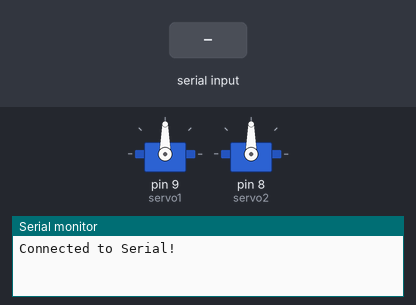
Bench run of a sketch on a simulated Arduino Uno, built with avr-gcc and run on an emulated ATmega328P. Shown: 2 × servo, the last lines printed to the serial monitor. The inputs (shaded band) are chosen by the test bench.

Above: at 1.2 s.
1.3 s: "90,45\n" received over Serial
At 1.7 s:
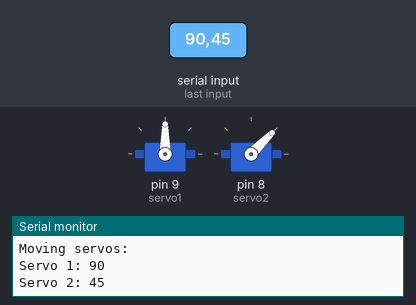
2.8 s: "30,150\n" received over Serial
At 4.0 s:
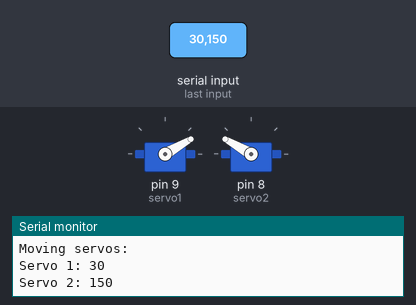
4.3 s: "5\n" received over Serial
At 5.2 s:
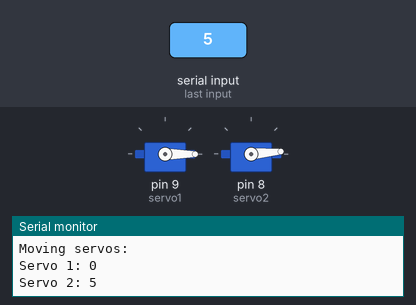
5.8 s: "90\n" received over Serial
At 6.4 s:
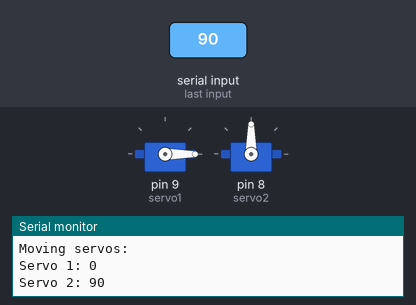
7.3 s: "200\n" received over Serial
At 8.7 s:
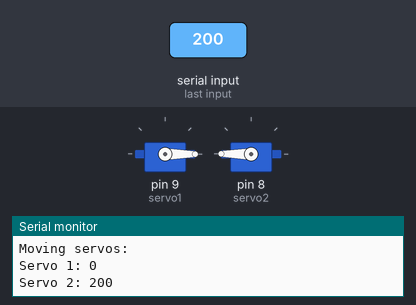
Timing chart, 0 to 9.8 s (numbered marks = the images above; inputs shaded):
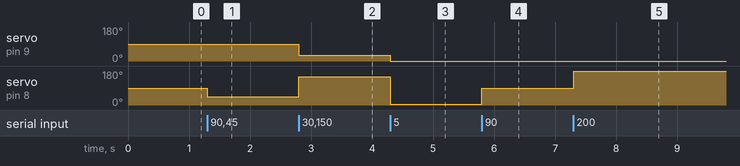

Measured:
- after the input at 1.3 s, servo on pin 8 (servo2): 90° → 45° at once
- after the input at 2.8 s, servo on pin 9 (servo1): 90° → 30° at once; servo on pin 8 (servo2): 45° → 150° at once
- after the input at 4.3 s, servo on pin 9 (servo1): 30° → 0° at once; servo on pin 8 (servo2): 150° → 5° at once
- after the input at 5.8 s, servo on pin 8 (servo2): 5° → 90° at once
- after the input at 7.3 s, servo on pin 8 (servo2): 90° → 180° at once

The sketch:

worm_bot.ino
```cpp
#include <SoftwareSerial.h>
#include <Servo.h>

Servo servo1;
Servo servo2;

// Setup our program variables.
char *tmp;

const int input_size = 10;
char input_byte;
char input_buffer[input_size];
int input_len = 0;
int input_index = 0;

// Get substring of a string using index.
char *substr(char *str, int start_index, int end_index) {
  // Setup variables.
  int len = (end_index - start_index);
  char *sub = (char *)malloc(sizeof(char) * len);

  // Copy over chars to sub char array offset by start_index.
  for(int i = 0; i < len; i += 1) {
    sub[i] = str[start_index + i];
  }

  // Add the null byte to the end of our new char array.
  sub[len] = 0;

  return sub;
}

// Return the index of a character;
int char_index(char *str, char target) {
  // Setup Variables.
  int i = 0;
  int len = strlen(str);
  int index = -1;

  // Loop through our string until we hit our target char.
  for (i; i < len; i++) {
    if (str[i] == target) {
      index = i;
      break;
    }
  }

  return index;
}

void setup() {
  // Open serial communications and wait for port to open:
  Serial.begin(57600);
  while (!Serial) { }

  Serial.println("Connected to Serial!");

  servo1.attach(9);
  servo2.attach(8);
}

void loop() {
  if (Serial.available() > 0) {
    int input_byte_len = Serial.available();

    Serial.readBytes(&input_byte, input_byte_len);
    input_buffer[input_index] = input_byte;

    if (input_byte == '\n') {
      // Set the null byte at the end of the input buffer and get it's length.
      input_buffer[input_index] = 0;
      input_len = strlen(input_buffer);

      // Get delim index and then get each value from the input buffer.
      int delim_index = char_index(input_buffer, ',');
      char *str1 = substr(input_buffer, 0, delim_index);
      char *str2 = substr(input_buffer, delim_index + 1, input_len);

      // Convert these values into an integer.
      int pos1 = (int)strtol(str1, &tmp, 10);
      int pos2 = (int)strtol(str2, &tmp, 10);

      // Print out the locations we are moving the servos to.
      Serial.println("Moving servos: ");
      Serial.print("Servo 1: ");
      Serial.println(pos1);
      Serial.print("Servo 2: ");
      Serial.println(pos2);
      Serial.print("\n");

      // Actually move the servos.
      servo1.write(pos1);
      servo2.write(pos2);

      // Reset the input index.
      input_index = 0;
    } else {
      // Increase the input index to target the next byte in the input buffer.
      input_index = input_index + 1;

    }
  }
}
```
